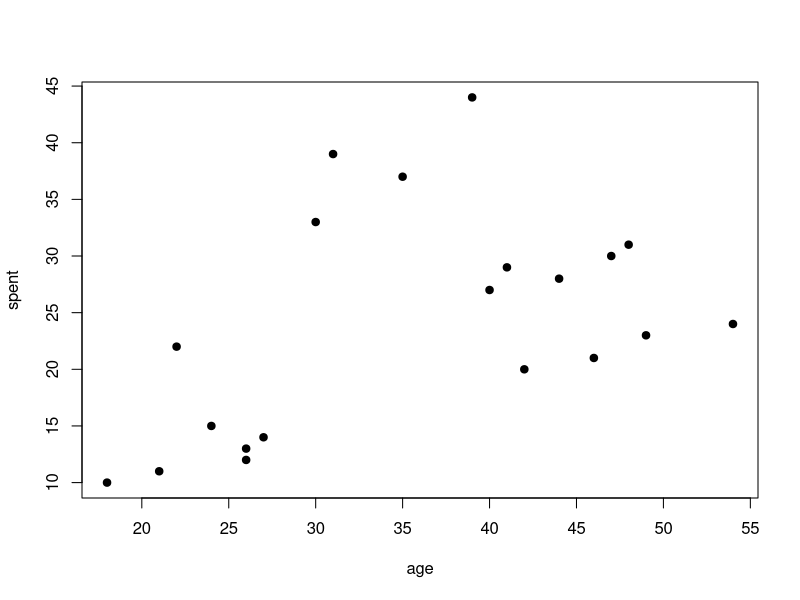
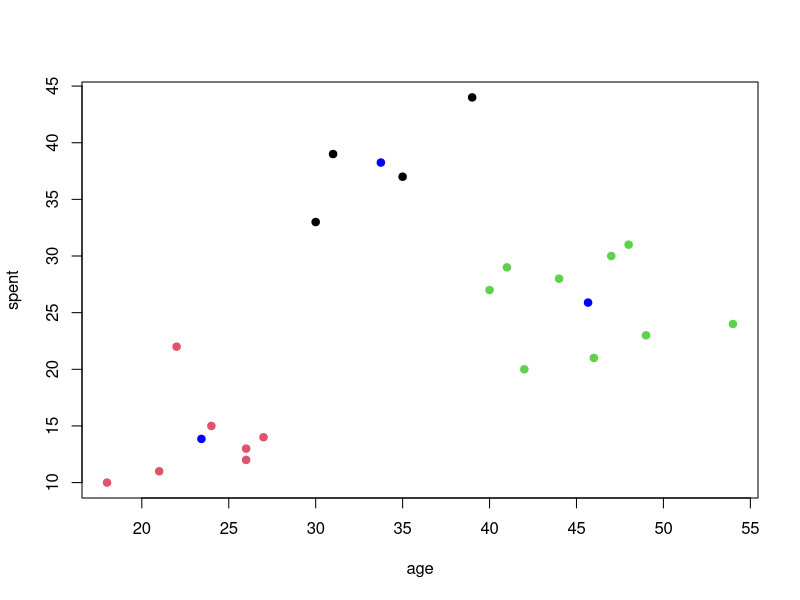

Write the R code that produced these figures, in order.
## ---- chunk 1
options("scipen"=100, "digits"=4)
if(!require("readr")) install.packages("readr")
if(!require("Metrics")) install.packages("Metrics")
library("Metrics")
library("readr")
## ---- chunk 2
age = c(18, 21, 22, 24, 26, 26, 27, 30, 31, 35, 39, 40, 41, 42, 44, 46, 47, 48, 49, 54)
spent= c(10, 11, 22, 15, 12, 13, 14, 33, 39, 37, 44, 27, 29, 20, 28, 21, 30, 31, 23, 24)
df <- data.frame(age = age, spent=spent)
## ---- chunk 3
plot(age, spent, pch=19)
summary(df)
## ---- chunk 4
dataFrame <- data.frame(age=age, spent=spent)
set.seed(2)
clusters<-kmeans(dataFrame,3, nstart=20)
## ---- chunk 5
clusters$centers
## ---- chunk 6
clusters$cluster
plot(dataFrame, col=clusters$cluster, pch=19)
points(clusters$centers, pch=19, col="blue")
